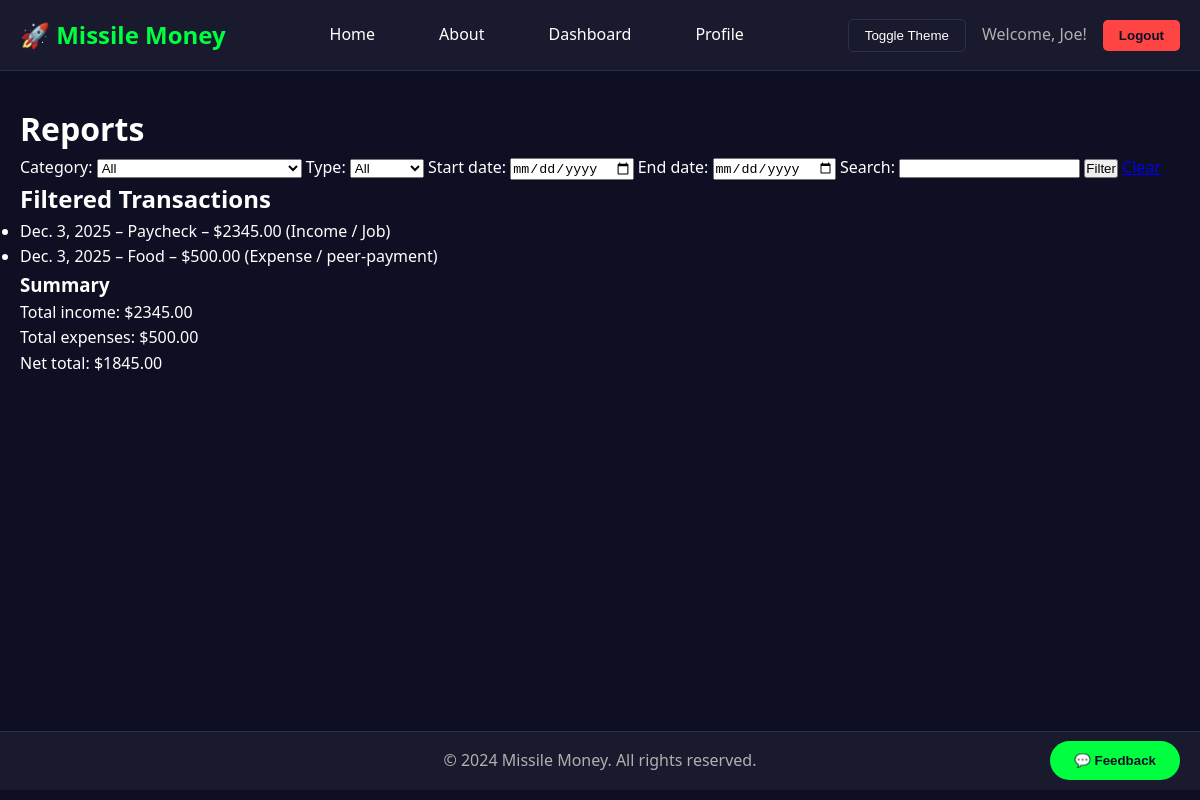
The app's page /reports/ (signed in) with its own data.
### main/models.py (models this page shows, shortened)
class Transaction(models.Model):
    TRANSACTION_TYPES = [
        ('income', 'Income'),
        ('expense', 'Expense'),
    ]
    INCOME_CATEGORIES = [
        ('job', 'Job'),
        ('investments', 'Investments'),
        ('reimbursements', 'Reimbursements (non-taxable)'),
        ('other_income', 'Other'),
    ]
    EXPENSE_CATEGORIES = [
        ('groceries', 'Groceries'),
        ('utilities_housing', 'Utilities/Housing'),
        ('recreation', 'Recreation'),
        ('other_expense', 'Other'),
        ('peer', 'Peer Transfer'),
    ]
    user = models.ForeignKey(User, on_delete=models.CASCADE)
    type = models.CharField(max_length=7, choices=TRANSACTION_TYPES)
    category = models.CharField(max_length=20, blank=True)
    amount = models.DecimalField(max_digits=10, decimal_places=2)
    description = models.CharField(max_length=255, blank=True)
    date = models.DateField(auto_now_add=True)
    peer_payment = models.BooleanField(default=False)
    recipient = models.ForeignKey(User, null=True, blank=True, on_delete=models.SET_NULL, related_name='received_payments')
    related_transaction = models.OneToOneField( 'self', null=True, blank=True, on_delete=models.SET_NULL, related_name='peer_counterpart')
    def get_category_display(self):
        if self.type == 'income':
            for value, label in self.INCOME_CATEGORIES:
                if value == self.category:
                    return label
        elif self.type == 'expense':
            for value, label in self.EXPENSE_CATEGORIES:
                if value == self.category:
                    return label
        return self.category or 'Uncategorized'

### main/views.py (the view)
# urls.py: path('reports/', views.view_reports, name='view_reports'),
@login_required
def view_reports(request):
    transactions = Transaction.objects.filter(user=request.user).order_by('-date')
    category = request.GET.get('category')
    tx_type = request.GET.get('type')
    start_date = request.GET.get('start_date')
    end_date = request.GET.get('end_date')
    search_query = request.GET.get('q', '')
    if category:
        transactions = transactions.filter(category=category)
    if tx_type in ['income', 'expense']:
        transactions = transactions.filter(type=tx_type)
    if start_date:
        transactions = transactions.filter(date__gte=start_date)
    if end_date:
        transactions = transactions.filter(date__lte=end_date)
    if search_query:
        transactions = transactions.filter(
            Q(description__icontains=search_query) |
            Q(category__icontains=search_query)
        )
    total_income = sum(t.amount for t in transactions if t.type == 'income')
    total_expenses = sum(t.amount for t in transactions if t.type == 'expense')
    net_total = total_income - total_expenses
    categories = Transaction.INCOME_CATEGORIES + Transaction.EXPENSE_CATEGORIES
    context = {
        'transactions': transactions,
        'categories': categories,
        'selected_category': category,
        'selected_type': tx_type,
        'start_date': start_date,
        'end_date': end_date,
        'search_query': search_query,
        'total_income': total_income,
        'total_expenses': total_expenses,
        'net_total': net_total,
    }
    return render(request, 'reports.html', context)

### templates/reports.html (shortened to what this page needs)
{% extends 'base.html' %}
{% block content %}
<h1>Reports</h1>
<form method="get">
    <label>Category:
      <select name="category">
        <option value="">All</option>
      </select>
    </label>
    <label>Type:
      <select name="type">
        <option value="">All</option>
      </select>
    </label>
    <label>Start date: <input type="date" name="start_date" value="{{ start_date }}"></label>
    <label>End date: <input type="date" name="end_date" value="{{ end_date }}"></label>
    <label>Search: <input type="text" name="q" value="{{ search_query }}"></label>
    <button type="submit">Filter</button>
    <a href="{% url 'view_reports' %}">Clear</a>
  </form>
  {% if transactions %}
    <h2>Filtered Transactions</h2>
    <ul>
      {% for t in transactions %}
        <li>{{ t.date }} – {{ t.description|default:"No description" }} – ${{ t.amount }}
            ({{ t.get_type_display }}{% if t.category %} / {{ t.get_category_display }}{% endif %})
        </li>
      {% endfor %}
    </ul>
    <h3>Summary</h3>
    <p>Total income: ${{ total_income }}</p>
    <p>Total expenses: ${{ total_expenses }}</p>
    <p>Net total: ${{ net_total }}</p>
  {% else %}
    <p>No transactions match your filter criteria.</p>
  {% endif %}
  {% endblock %}

### templates/base.html (shortened to what this page needs)
{% load static %}
<link rel="stylesheet" href="{% static 'css/style.css' %}">
<!DOCTYPE html>
<html lang="en" data-theme="dark">
<head>
</head>
<body>
    <header>
        <div class="container">
            <nav class="navbar">
                <div class="logo">🚀 Missile Money</div>
                <ul class="nav-links">
                    <li><a href="{% url 'home' %}">Home</a></li>
                    <li><a href="{% url 'about' %}">About</a></li>
                    {% if user.is_authenticated %}
                        <li><a href="{% url 'dashboard' %}">Dashboard</a></li>
                        <li><a href="{% url 'profile' %}">Profile</a></li>
                    {% endif %}
                </ul>
                <div style="display: flex; align-items: center; gap: 1rem;">
                    <button class="theme-toggle" onclick="toggleTheme()">Toggle Theme</button>
                    {% if user.is_authenticated %}
                        <span style="color: var(--text-secondary);">Welcome, {{ user.first_name }}!</span>
                        <form method="post" action="{% url 'logout' %}" style="display: inline;">
                            <button type="submit" class="btn" style="background-color: #ff4444; padding: 0.5rem 1rem;">Logout</button>
                        </form>
                    {% else %}
                        <a href="{% url 'login' %}" class="btn" style="padding: 0.5rem 1rem;">Login</a>
                        <a href="{% url 'register' %}" class="btn" style="padding: 0.5rem 1rem;">Sign Up</a>
                    {% endif %}
                </div>
            </nav>
        </div>
    </header>
    <main>
        <div class="container">
            {% block content %}{% endblock %}
        </div>
    </main>
    <footer>
        <div class="container">
            <p>&copy; 2024 Missile Money. All rights reserved.</p>
        </div>
    </footer>
    <button id="feedback-btn" class="feedback-button">💬 Feedback</button>
</body>
</html>

### static/css/style.css (style rules this page uses)
.btn { transition: all 0.2s ease; }

### templates/base.html (style rules this page uses)
:root { --bg-primary: #0f0f23; --bg-secondary: #1a1a2e; --bg-tertiary: #16213e; --text-primary: #ffffff; --text-secondary: #b0b0b0; --accent-primary: #00ff41; --accent-secondary: #008f39; --border-color: #2d2d4d; }
* { margin: 0; padding: 0; box-sizing: border-box; transition: background-color 0.3s, color 0.3s; }
body { background-color: var(--bg-primary); color: var(--text-primary); font-family: 'Segoe UI', Tahoma, Geneva, Verdana, sans-serif; line-height: 1.6; min-height: 100vh; }
.container { max-width: 1200px; margin: 0 auto; padding: 0 20px; }
header { background-color: var(--bg-secondary); border-bottom: 1px solid var(--border-color); padding: 1rem 0; }
.navbar { display: flex; justify-content: space-between; align-items: center; }
.logo { font-size: 1.5rem; font-weight: bold; color: var(--accent-primary); }
.nav-links { display: flex; list-style: none; gap: 2rem; }
.nav-links a { color: var(--text-primary); text-decoration: none; padding: 0.5rem 1rem; border-radius: 5px; }
.theme-toggle { background: none; border: 1px solid var(--border-color); color: var(--text-primary); padding: 0.5rem 1rem; border-radius: 5px; cursor: pointer; }
main { padding: 2rem 0; min-height: calc(100vh - 140px); }
footer { background-color: var(--bg-secondary); border-top: 1px solid var(--border-color); padding: 1rem 0; text-align: center; color: var(--text-secondary); }
.btn { background-color: var(--accent-primary); color: var(--bg-primary); border: none; padding: 0.75rem 1.5rem; border-radius: 5px; cursor: pointer; font-weight: bold; }
.feedback-button { position: fixed; bottom: 20px; right: 20px; background-color: var(--accent-primary); color: var(--bg-primary); border: none; padding: 0.75rem 1.5rem; border-radius: 50px; font-weight: bold; cursor: pointer; }

### records on screen
Transaction: date "Dec. 3, 2025", description "Paycheck", amount "2345.00", type "Income", category "Job"
Transaction: date "Dec. 3, 2025", description "Food", amount "500.00", type "Expense", category "peer-payment"

### other values on screen
{{ user.first_name }} "Joe"
{{ total_income }} "2345.00"
{{ total_expenses }} "500.00"
{{ net_total }} "1845.00"
